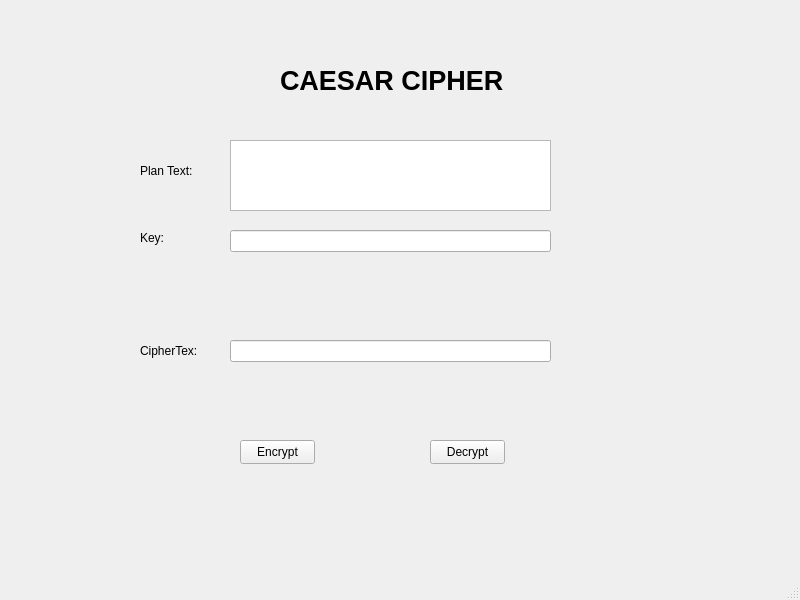
<?xml version="1.0" encoding="UTF-8"?>
<ui version="4.0">
 <class>MainWindow</class>
 <widget class="QMainWindow" name="MainWindow">
  <property name="geometry">
   <rect>
    <x>0</x>
    <y>0</y>
    <width>800</width>
    <height>600</height>
   </rect>
  </property>
  <property name="windowTitle">
   <string>MainWindow</string>
  </property>
  <widget class="QWidget" name="centralwidget">
   <widget class="QLabel" name="label">
    <property name="geometry">
     <rect>
      <x>140</x>
      <y>160</y>
      <width>71</width>
      <height>21</height>
     </rect>
    </property>
    <property name="text">
     <string>Plan Text: </string>
    </property>
   </widget>
   <widget class="QLabel" name="label_2">
    <property name="geometry">
     <rect>
      <x>140</x>
      <y>230</y>
      <width>55</width>
      <height>16</height>
     </rect>
    </property>
    <property name="text">
     <string>Key:</string>
    </property>
   </widget>
   <widget class="QLabel" name="label_3">
    <property name="geometry">
     <rect>
      <x>140</x>
      <y>340</y>
      <width>91</width>
      <height>21</height>
     </rect>
    </property>
    <property name="text">
     <string>CipherTex: </string>
    </property>
   </widget>
   <widget class="QTextEdit" name="textEdit">
    <property name="geometry">
     <rect>
      <x>230</x>
      <y>140</y>
      <width>321</width>
      <height>71</height>
     </rect>
    </property>
   </widget>
   <widget class="QLineEdit" name="lineEdit">
    <property name="geometry">
     <rect>
      <x>230</x>
      <y>230</y>
      <width>321</width>
      <height>22</height>
     </rect>
    </property>
   </widget>
   <widget class="QLineEdit" name="lineEdit_2">
    <property name="geometry">
     <rect>
      <x>230</x>
      <y>340</y>
      <width>321</width>
      <height>22</height>
     </rect>
    </property>
   </widget>
   <widget class="QPushButton" name="pushButton">
    <property name="geometry">
     <rect>
      <x>240</x>
      <y>440</y>
      <width>75</width>
      <height>24</height>
     </rect>
    </property>
    <property name="text">
     <string>Encrypt</string>
    </property>
   </widget>
   <widget class="QPushButton" name="pushButton_2">
    <property name="geometry">
     <rect>
      <x>430</x>
      <y>440</y>
      <width>75</width>
      <height>24</height>
     </rect>
    </property>
    <property name="text">
     <string>Decrypt</string>
    </property>
   </widget>
   <widget class="QLabel" name="label_4">
    <property name="geometry">
     <rect>
      <x>280</x>
      <y>50</y>
      <width>231</width>
      <height>61</height>
     </rect>
    </property>
    <property name="font">
     <font>
      <pointsize>20</pointsize>
      <weight>75</weight>
      <bold>true</bold>
     </font>
    </property>
    <property name="text">
     <string>CAESAR CIPHER</string>
    </property>
   </widget>
  </widget>
  <widget class="QMenuBar" name="menubar">
   <property name="geometry">
    <rect>
     <x>0</x>
     <y>0</y>
     <width>800</width>
     <height>21</height>
    </rect>
   </property>
  </widget>
  <widget class="QStatusBar" name="statusbar"/>
 </widget>
 <resources/>
 <connections/>
</ui>
